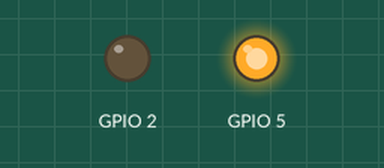
Recording of a sketch running on a simulated ESP8266 (NodeMCU). Shown: output pins drawn as LEDs (lit = HIGH). WiFi joins after 1.5 s; servers stay silent unless stated; no MQTT or app messages arrive unless stated; what the sketch prints to the serial monitor is not drawn.

Above: at 0.1 s.
At 1.6 s:
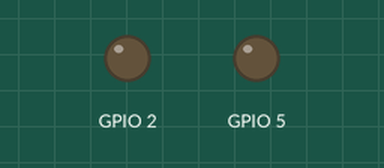
Timing chart, 0 to 3.1 s (numbered marks = the images above):
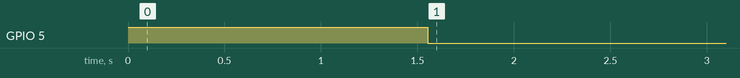

The sketch:

esp8266.ino
```cpp
#include <ESP8266WiFi.h>
#include "Adafruit_MQTT.h"
#include "Adafruit_MQTT_Client.h"

#define WLAN_SSID "---"
#define WLAN_PASS "---"
#define AIO_SERVER "io.adafruit.com"
#define AIO_SERVERPORT 1883
#define AIO_USERNAME "---"
#define AIO_KEY "---"

// setup MQTT
WiFiClient client;
Adafruit_MQTT_Client mqtt(&client, AIO_SERVER, AIO_SERVERPORT, AIO_USERNAME, AIO_KEY);

// set publish
Adafruit_MQTT_Publish light_pub = Adafruit_MQTT_Publish(&mqtt, AIO_USERNAME "/feeds/temp");

int led_status = HIGH;
float temp;

void setup()
{
  pinMode(2, OUTPUT);
  pinMode(5, OUTPUT);
  digitalWrite(5, HIGH);

  Serial.begin(115200);

  // connect Wifi
  connectWiFi();

  // connect MQTT
  connectMQTT();

  // finish setup , set busy pin LOW
  digitalWrite(5, LOW);
}

void loop()
{
  // Check if data is available from Serial
  if (Serial.available() > 0)
  {
    float tempValue = readSerialData();
    if (tempValue != -1)
    {
      light_pub.publish(tempValue);
    }
  }

  // Keep MQTT connection alive
  mqtt.processPackets(1000); // process MQTT messages in non-blocking way
}

void connectWiFi()
{
  WiFi.begin(WLAN_SSID, WLAN_PASS);
  while (WiFi.status() != WL_CONNECTED)
  {
    delay(500);
    Serial.print(".");
  }
  Serial.println("\nWiFi connected");
}

void connectMQTT()
{
  while (!mqtt.connected())
  {
    if (mqtt.connect() == 0)
    {
      Serial.println("MQTT connected");
    }
    else
    {
      Serial.println("MQTT connection failed. Retrying...");
      delay(500);
    }
  }
}

float readSerialData()
{
  String str = Serial.readStringUntil('\n');
  str.trim();
  if (str.length() > 0)
  {
    return str.toFloat();
  }
  return -1; // return -1 if no valid float data
}
```
